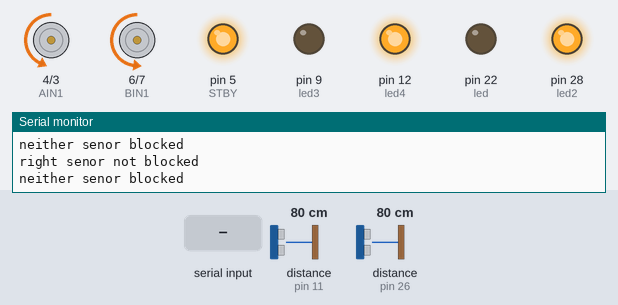
Simulated run of this sketch. Board: Arduino Mega 2560, built with avr-gcc and run on an emulated ATmega2560. Parts: motor-driver pin pairs drawn as motors (green arrow = first pin HIGH = forward, orange = second pin HIGH = backward, longer = more drive, scaled by the enable pin, stopped while the standby pin is LOW), output pins drawn as LEDs (lit = HIGH), the last lines printed to the serial monitor. Wiring (inferred from the names in the program): 2 × ultrasonic range finder: trigger pin 10, echo pin 11 / trigger pin 24, echo pin 26. Inputs (shaded band) come from the test bench; at power-on: distance to the obstacle (sensors on pin 11, pin 26) 80 cm. The echo pulse lasts 58.3 µs per cm; pins used as bus, display or sensor lines are not drawn.

Above: at 1.2 s.
1.3 s: "1" received over Serial
At 1.51 s:
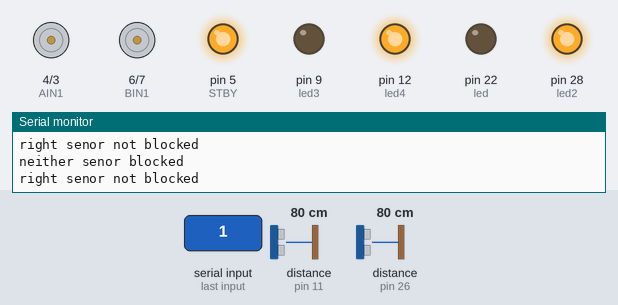
4.3 s: distance to the obstacle (sensor on pin 11) set to 34 cm
7.3 s: distance to the obstacle (sensor on pin 11) set to 28 cm
At 7.9 s:
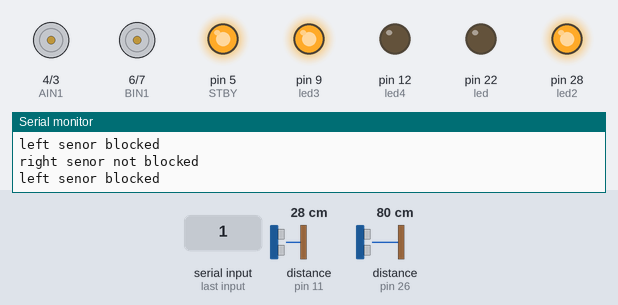
10.3 s: distance to the obstacle (sensor on pin 26) set to 33 cm
13.3 s: distance to the obstacle (sensor on pin 26) set to 28 cm
At 13.81 s:
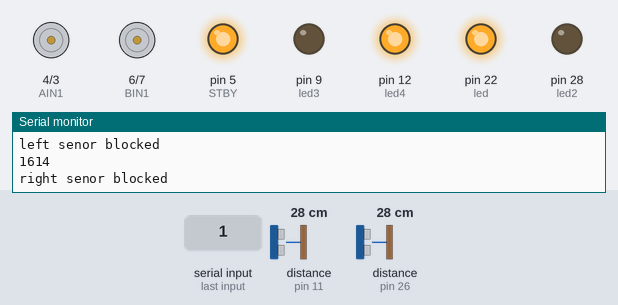
16.3 s: distance to the obstacle (sensor on pin 11) set to 35 cm
At 16.53 s:
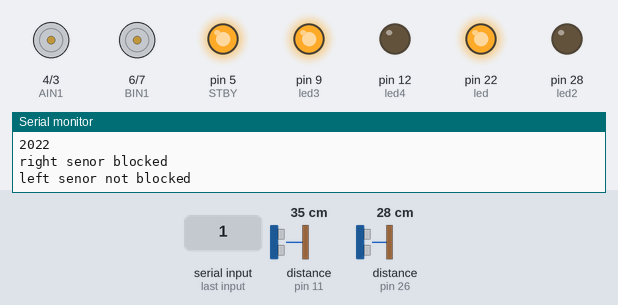
Timing chart, 0 to 19.3 s (numbered marks = the images above; inputs shaded):
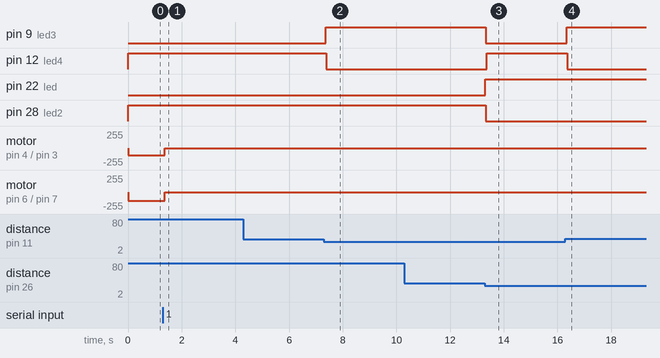

Measured:
- the behaviour switches between 31 and 30 cm on distance to the obstacle (sensor on pin 11) (found by bisection; images 1 and 2)
- the behaviour switches between 31 and 30 cm on distance to the obstacle (sensor on pin 26) (found by bisection; images 2 and 3)
- after the input at 1.3 s, motor on pin 4 (AIN1) / pin 3 (AIN2): backward 110/255 → stopped after 0.06 s; motor on pin 6 (BIN1) / pin 7 (BIN2): backward 130/255 → stopped after 0.06 s
- after the input at 7.3 s, pin 9 (led3): LOW → HIGH after 0.07 s; pin 12 (led4): HIGH → LOW after 0.09 s
- after the input at 13.3 s, pin 9 (led3), pin 28 (led2): HIGH → LOW at once; pin 12 (led4): LOW → HIGH after 0.06 s; pin 22 (led): LOW → HIGH at once
- after the input at 16.3 s, pin 9 (led3): LOW → HIGH at once; pin 12 (led4): HIGH → LOW after 0.07 s

The sketch:

robot_code.ino
```cpp
// Vinayak Nesarikar
// Date created 5/19/15
// Date last modified 8/25/15
#define FORWARDSPEED 110
#define BACKWARDSPEED 110
#define FORWARDSPEED2 130
#define BACKWARDSPEED2 130
#define STOPSPEED 0
#define BACKWARD 3
#define FORWARD 2
#define STOPPED 1
#define PWMA 2
#define AIN1 4
#define AIN2 3
#define STBY 5
#define PWMB 8
#define BIN1 6
#define BIN2 7
#define trigPin 24 //right trig
#define echoPin 26
#define led 22
#define led2 28
#define trigPin2 10 //left trig
#define echoPin2 11
#define led3 9
#define led4 12
int motor1_speed=0;
int motor2_speed=0;
byte incomingByte=0;
int direction2=0;// motor1 direction
int direction3=0;// motor2 direction
int speed1=0;
void move1(int motor, int speed1, int direction1);
void setup() {
  Serial.begin (9600);
  pinMode(STBY, OUTPUT);
  digitalWrite(STBY, HIGH);
  pinMode(trigPin, OUTPUT);
  pinMode(echoPin, INPUT);
  pinMode(led, OUTPUT);
  pinMode(led2, OUTPUT);
  pinMode(trigPin2, OUTPUT);
  pinMode(echoPin2, INPUT);
  pinMode(led3, OUTPUT);
  pinMode(led4, OUTPUT);
  pinMode(PWMA, OUTPUT);
  pinMode(AIN1, OUTPUT);
  pinMode(AIN2, OUTPUT);
  pinMode(PWMB, OUTPUT);
  pinMode(BIN1, OUTPUT);
  pinMode(BIN2, OUTPUT);

}

void loop() {
  if (Serial.available() > 0)
  {
    incomingByte = Serial.read();
    Serial.print("I received: ");
    Serial.println(incomingByte, DEC);
  }
  if (incomingByte==49)//type 1 into serial monitor to stop the robot
  {
    move1(1, STOPSPEED , 1);
    move1(2, STOPSPEED , 1);
  }
  long duration, distance,duration2, distance2;
  digitalWrite(trigPin, LOW);
  delayMicroseconds(1);
  digitalWrite(trigPin, HIGH);
  delayMicroseconds(3);
  digitalWrite(trigPin, LOW);
  duration = pulseIn(echoPin, HIGH);
  distance = (duration/2) / 29.1;
  digitalWrite(trigPin2, LOW);
  delayMicroseconds(1);
  digitalWrite(trigPin2, HIGH);
  delayMicroseconds(3);
  digitalWrite(trigPin2, LOW);
  duration2 = pulseIn(echoPin2, HIGH);
  distance2 = (duration2/2) / 29.1;
  if (distance < 30 && distance2 < 30) //backward condition
    {
      Serial.println(duration2);
      // This is where the LED On/Off
      digitalWrite(led,HIGH);
      Serial.println("right senor blocked ");
      digitalWrite(led2,LOW);
      digitalWrite(led3,LOW);
      Serial.println("left senor blocked ");
      digitalWrite(led4,HIGH);
      for(int i=0;i<15;i++)
      {
      move1(1, FORWARDSPEED , 1);
      move1(2, FORWARDSPEED2 , 1);
      }

    }
    else if(distance < 30 && distance2 >= 30) //turnleft condition
    {
      Serial.println(duration2);
     // This is where the LED On/Off
      digitalWrite(led,HIGH);
      Serial.println("right senor blocked ");
     digitalWrite(led2,LOW);
      digitalWrite(led3,HIGH);
      Serial.println("left senor not blocked ");
      digitalWrite(led4,LOW);
      for(int i=0;i<15;i++)
      {
      move1(1, BACKWARDSPEED, 0);
      move1(2, STOPSPEED , 0);
      }
    }
    else if (distance >= 30 && distance2 < 30) //turnright condition
    {
      // This is where the LED On/Off
      digitalWrite(led,LOW);
      Serial.println("right senor not blocked ");
      digitalWrite(led2,HIGH);
      digitalWrite(led3,HIGH);
      Serial.println("left senor blocked ");
      digitalWrite(led4,LOW);
      for(int i=0;i<15;i++)
      {
      move1(1, STOPSPEED , 0);
      move1(2, BACKWARDSPEED2 , 0);
      }
    }
    else //forward condition
    {
      // This is where the LED On/Off
      digitalWrite(led,LOW);
      Serial.println("right senor not blocked ");
      digitalWrite(led2,HIGH);
      digitalWrite(led3,LOW);
      Serial.println("neither senor blocked ");
      digitalWrite(led4,HIGH);
      move1(1, BACKWARDSPEED, 0);
      move1(2, BACKWARDSPEED2 ,0);
    }
  }

void move1(int motor, int speed1, int direction1)
{
  //Move specific motor at speed and direction
  //motor: 0 for B 1 for A
  //speed: 0 is off, and 255 is full speed
  //direction: 0 clockwise, 1 counter-clockwise

  digitalWrite(STBY, HIGH); //disable standby

  boolean inPin1 = LOW;
  boolean inPin2 = HIGH;

  if(direction1 == 1)
  {
    inPin1 = HIGH;
    inPin2 = LOW;
  }

  if(motor == 1)
  {
    digitalWrite(AIN1, inPin1);
    digitalWrite(AIN2, inPin2);
    analogWrite(PWMA, speed1);
  }
  else
  {
    digitalWrite(BIN1, inPin1);
    digitalWrite(BIN2, inPin2);
    analogWrite(PWMB, speed1);
  }
}
```
